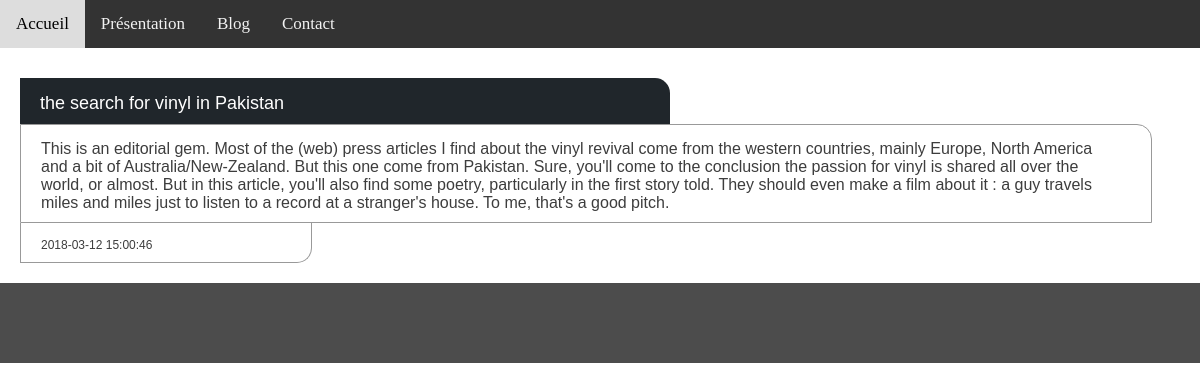
Screenshot of /blog-article.php?id=30 with the database file from the repository.
### tables this page shows
CREATE TABLE `articles` (
  `id_article` int(11) NOT NULL,
  `titre` varchar(255) NOT NULL,
  `paragraphe` text NOT NULL,
  `date` datetime NOT NULL,
  `categorie1` int(11) NOT NULL,
  `categorie2` int(11) NOT NULL,
  `categorie3` int(11) NOT NULL
);

### blog-article.php (the view, shortened to what this page needs)
<?php
include ('admin/connexionDB.php');
if (isset($_GET['id'])) {
  $id = $_GET['id'];
  $req = $bdd->prepare ('SELECT * FROM articles WHERE id_article = '.$id);
  $req->execute(array());
  $data= $req->fetch();
}
else{
  header('Location: blog-article.php');
}
?>
<!DOCTYPE html>
<html>
  <head>
    <link rel="stylesheet" type="text/css" href="assets/css/style.css">
    <link rel="stylesheet" type="text/css" href="assets/css/style-nav.css">
    <link rel="stylesheet" type="text/css" href="assets/css/style-blog.css">
  </head>
  <body>
    <div class="grid-nav">
      <div class="nav">
        <?php include("nav.php"); ?>
      </div>
    </div>
    <div class="grid-blog">
      <div class="blog">
        <div class="blog-titre">
          <?php
          echo $data['titre'];
          ?>
        </div>
        <div class="blog-article">
          <?php
          echo $data['paragraphe'];
          ?>
        </div>
        <div class="blog-date">
          <?php
          echo $data['date']."<br>";
          ?>
        </div>
      </div>
    </div>
    <div class="grid-footer">
      <div class="footer">
        <?php include('footer.php'); ?>
      </div>
    </div>
  </body>
</html>

### assets/css/style.css (style rules this page uses)
html body { margin: 0px; padding: 0px; }
.grid-nav { display: grid; height: auto; grid-template-columns: 1fr; grid-template-rows: 1fr; }
.grid-footer { display: grid; height: auto; grid-template-columns: 1fr; grid-template-rows: 1fr; }
.nav { grid-column: 1; grid-row: 1; }
.footer { grid-column: 1; grid-row: 1; }
.blog { grid-column: 1; grid-row: 1; }

### assets/css/style-blog.css (style rules this page uses)
.blog-titre { width: 50%; margin: 30px 20px 0 20px; padding: 15px 30px 10px 20px; border-top-right-radius: 15px; background-color: #20262b; color: #ffffff; font-family: arial; font-size: 18px; font-weight: 200; }
.blog-article { width: 90%; margin: 0 20px 0 20px; padding: 15px 30px 10px 20px; border: 1px solid #999999; border-top-right-radius: 15px; color: #3d3d3d; font-family: arial; font-size: 16px; }
.blog-date { width: 20%; margin: 0 20px 20px 20px; padding: 15px 30px 10px 20px; border: 1px solid #999999; border-top: 0px; border-bottom-right-radius: 15px; color: #3d3d3d; font-family: arial; font-size: 12px; }

### assets/css/footer.css (style rules this page uses)
* { margin: 0; padding: 0; }

### rows the page displays
articles: titre "the search for vinyl in Pakistan", paragraphe "This is an editorial gem. Most of the (web) press articles I find about the vinyl revival come from the western countries, mainly Europe, North America and a bit of Australia/New-Zealand. But this one come from Pakistan. Sure, you'll come to the conclusion the passion for vinyl is shared all over the world, or almost. But in this article, you'll also find some poetry, particularly in the first story told. They should even make a film about it : a guy travels miles and miles just to listen to a record at a stranger's house. To me, that's a good pitch.", date "2018-03-12 15:00:46"
